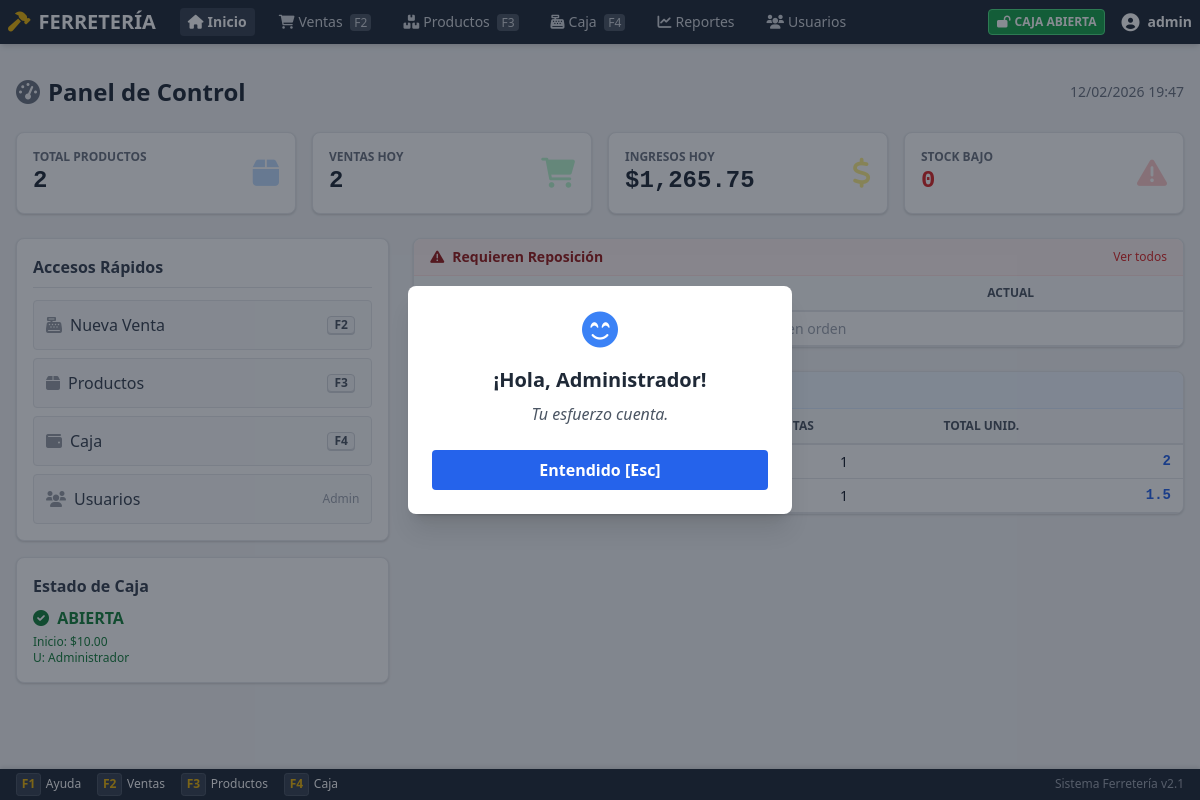
Page /public/dashboard.php (signed in) on the earlier database version.
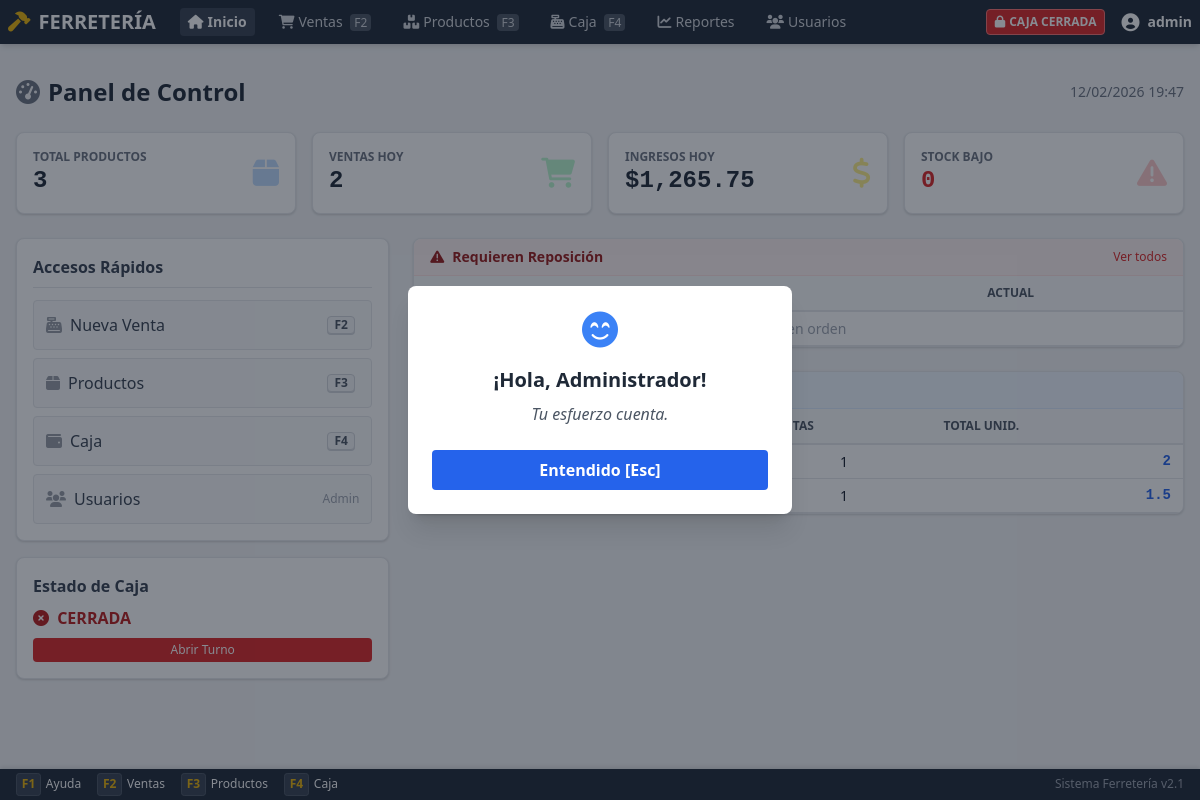
Same page on the later database version.
### tables this page shows
CREATE TABLE `turnos_caja` (
  `id` int(11) NOT NULL,
  `user_id` int(11) NOT NULL,
  `usuario_id` int(11) DEFAULT NULL,
  `usuario_nombre` varchar(100) DEFAULT NULL,
  `monto_inicial` decimal(10,2) NOT NULL DEFAULT 0.00,
  `monto_final` decimal(10,2) DEFAULT NULL,
  `monto_esperado` decimal(10,2) DEFAULT NULL,
  `diferencia` decimal(10,2) DEFAULT NULL,
  `estado` enum('abierto','cerrado') DEFAULT 'abierto',
  `fecha_apertura` timestamp NOT NULL DEFAULT current_timestamp(),
  `fecha_cierre` timestamp NULL DEFAULT NULL,
  `notas_apertura` text DEFAULT NULL,
  `notas_cierre` text DEFAULT NULL,
  `cerrado_por` int(11) DEFAULT NULL
);

### app/Core/Database.php (called while the page is built, shortened)
<?php
class Database
{
    private static $instance = null;
    private $pdo;
    private function __construct()
    {
        try {
            $dsn = sprintf(
                "mysql:host=%s;dbname=%s;charset=%s",
                DB_HOST,
                DB_NAME,
                DB_CHARSET
            );
            $options = [
                PDO::ATTR_ERRMODE => PDO::ERRMODE_EXCEPTION,
                PDO::ATTR_DEFAULT_FETCH_MODE => PDO::FETCH_ASSOC,
                PDO::ATTR_EMULATE_PREPARES => false,
                PDO::MYSQL_ATTR_INIT_COMMAND => "SET NAMES " . DB_CHARSET
            ];
            $this->pdo = new PDO($dsn, DB_USER, DB_PASS, $options);
        } catch (PDOException $e) {
            Logger::error('Database connection failed', [
                'error' => $e->getMessage()
            ]);
            die('Error de conexión a la base de datos. Por favor contacte al administrador.');
        }
    }
    public static function getInstance()
    {
        if (self::$instance === null) {
            self::$instance = new self();
        }
        return self::$instance;
    }
    public function query($sql, $params = [])
    {
        try {
            $stmt = $this->pdo->prepare($sql);
            $stmt->execute($params);
            return $stmt;
        } catch (PDOException $e) {
            Logger::error('Database query failed', [
                'sql' => $sql,
                'error' => $e->getMessage()
            ]);
            throw $e;
        }
    }
    public function fetchOne($sql, $params = [])
    {
        $stmt = $this->query($sql, $params);
        return $stmt->fetch();
    }
}

### app/helpers.php (called while the page is built, shortened)
<?php
if (!function_exists('canAccess')) {
    function canAccess($section)
    {
        $role = strtolower($_SESSION['role']);
        if ($role === 'admin') {
            return true;
        }
        return false;
    }
}

### public/dashboard.php (the view, shortened to what the changed rows need)
<?php
$userId = $_SESSION['user_id'];
$db = Database::getInstance();
try {
    $totalProductos = $db->fetchOne("SELECT COUNT(*) as total FROM productos")['total'] ?? 0;
} catch (Exception $e) {
    $totalProductos = 0; $productosStockBajo = 0; $ventasHoy = 0; $ingresosHoy = 0; $productosBajos = []; $topProductos = [];
}
$turnoAbierto = null;
if (canAccess('cash')) {
    $turnoAbierto = $db->fetchOne("SELECT * FROM turnos_caja WHERE user_id = ? AND estado = 'abierto'", [$userId]);
}
?>
<!DOCTYPE html>
<html lang="es">
<head>
    <script src="assets/js/tailwindcss.js"></script>
    <link href="assets/css/fontawesome.min.css" rel="stylesheet">
</head>
<body class="bg-gray-100 flex flex-col min-h-screen pb-12">
    <?php include __DIR__ . '/../includes/nav.php'; ?>
    <div class="max-w-7xl mx-auto px-4 py-8 w-full flex-1">
        <div class="flex justify-between items-center mb-6">
            <h1 class="text-2xl font-bold text-gray-800">
                <i class="fas fa-tachometer-alt mr-2 text-gray-500"></i>Panel de Control
            </h1>
        </div>
        <div class="grid grid-cols-1 md:grid-cols-4 gap-4 mb-6">
            <?php if ($_SESSION['role'] !== 'cajero'): ?>
                <div class="card-compact p-4 border-l-4 border-blue-500 flex justify-between items-center">
                    <div>
                        <p class="text-xs text-gray-500 uppercase font-bold">Total Productos</p>
                        <p class="text-2xl font-bold text-gray-800 font-mono-num"><?php echo $totalProductos; ?></p>
                    </div>
                    <i class="fas fa-box text-blue-200 text-3xl"></i>
                </div>
            <?php endif; ?>
        </div>
        <div class="grid grid-cols-1 lg:grid-cols-3 gap-6">
            <div class="lg:col-span-1">
                <?php if (canAccess('cash')): ?>
                <div class="card-compact p-4 <?php echo $turnoAbierto ? 'border-green-200 bg-green-50' : 'border-red-200 bg-red-50'; ?>">
                    <?php if ($turnoAbierto): ?>
                        <div class="text-green-700">
                            <i class="fas fa-check-circle mr-1"></i> <strong>ABIERTA</strong>
                            <p class="text-xs mt-1">Inicio: $<?php echo number_format($turnoAbierto['monto_inicial'], 2); ?></p>
                            <p class="text-xs">U: <?php echo $turnoAbierto['usuario_nombre']; ?></p>
                        </div>
                    <?php else: ?>
                        <div class="text-red-700">
                            <i class="fas fa-times-circle mr-1"></i> <strong>CERRADA</strong>
                            <a href="cash.php" class="block mt-2 text-center text-xs bg-red-600 text-white py-1 rounded hover:bg-red-700">Abrir Turno</a>
                        </div>
                    <?php endif; ?>
                </div>
                <?php endif; ?>
            </div>
            <div class="lg:col-span-2 space-y-6">
                <?php if ($_SESSION['role'] !== 'cajero'): ?>
                <div class="card-compact overflow-hidden">
                    <div class="overflow-x-auto">
                        <table class="dense-table">
                            <thead>
                                <tr>
                                    <th>Producto</th>
                                    <th class="text-center">Stock Limit</th>
                                    <th class="text-center">Actual</th>
                                </tr>
                            </thead>
                        </table>
                    </div>
                </div>
                <?php endif; ?>
                <div class="card-compact overflow-hidden">
                    <div class="overflow-x-auto">
                        <table class="dense-table">
                            <thead>
                                <tr>
                                    <th>Producto</th>
                                    <th class="text-center">Ventas</th>
                                    <th class="text-right">Total Unid.</th>
                                </tr>
                            </thead>
                        </table>
                    </div>
                </div>
            </div>
        </div>
    </div>
</body>
</html>

### includes/nav.php (shortened to what the changed rows need)
<?php
$turnoAbiertoNav = false;
if (isset($_SESSION['user_id'])) {
    $dbNav = Database::getInstance();
    $turnoAbiertoNav = $dbNav->fetchOne("SELECT id FROM turnos_caja WHERE user_id = ? AND estado = 'abierto'", [$_SESSION['user_id']]);
}
?>
<link href="assets/css/styles.css" rel="stylesheet">
<nav class="bg-gray-800 text-white p-2 flex justify-between items-center shadow-md sticky top-0 z-40">
    <div class="flex items-center gap-4 text-sm">
        <?php if ($turnoAbiertoNav): ?>
            <span class="bg-green-600 px-2 py-1 rounded text-xs font-bold border border-green-400">
                <i class="fas fa-lock-open mr-1"></i>CAJA ABIERTA
            </span>
        <?php else: ?>
            <span class="bg-red-600 px-2 py-1 rounded text-xs font-bold border border-red-400 animate-pulse">
                <i class="fas fa-lock mr-1"></i>CAJA CERRADA
            </span>
        <?php endif; ?>
        <div class="relative group">
            <button class="flex items-center hover:text-yellow-400 focus:outline-none">
            </button>
        </div>
    </div>
</nav>

Differences in the rows shown:
no longer on this page (row edited): turnos_caja: monto_inicial "10.00", usuario_nombre "Administrador"
Other differences:
$totalProductos: "2" → "3"
text no longer shown: "CAJA ABIERTA ABIERTA Inicio: $ U:"
text now shown: "CAJA CERRADA CERRADA Abrir Turno"
